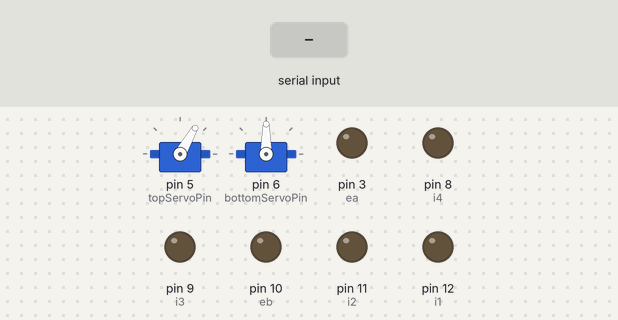
This sketch was run on a simulated Arduino Uno, built with avr-gcc and run on an emulated ATmega328P. On the bench: 2 × servo, output pins drawn as LEDs (lit = HIGH). The test bench sets the inputs (shaded band).

Above: at 1.3 s.
1.4 s: "30,150,10\n" received over Serial
At 3.9 s:
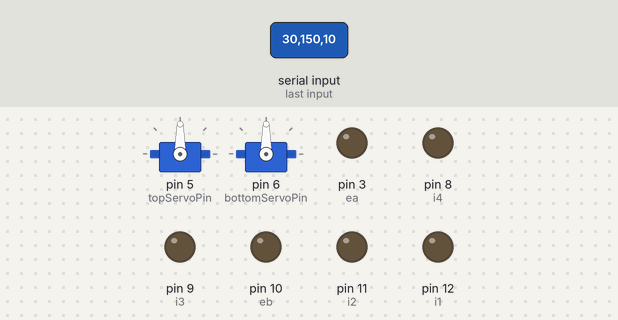
4.2 s: "90,45,200\n" received over Serial
At 5.31 s:
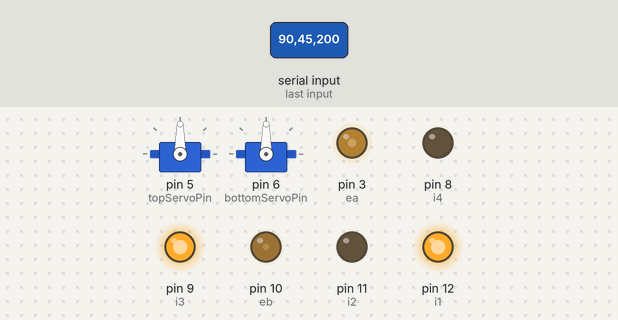
6.9 s: "90,45,200,10\n" received over Serial
At 8.4 s:
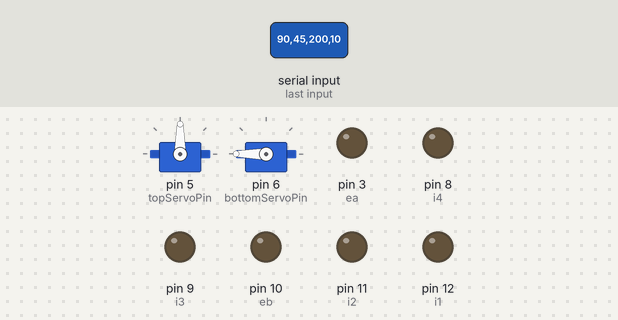
8.7 s: "30,150\n" received over Serial
At 10.75 s:
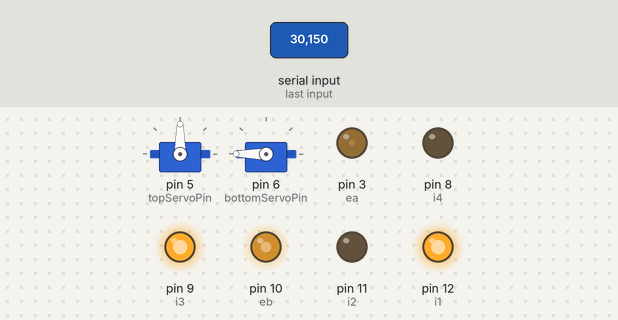
11.7 s: "1,90\n" received over Serial
At 13.75 s:
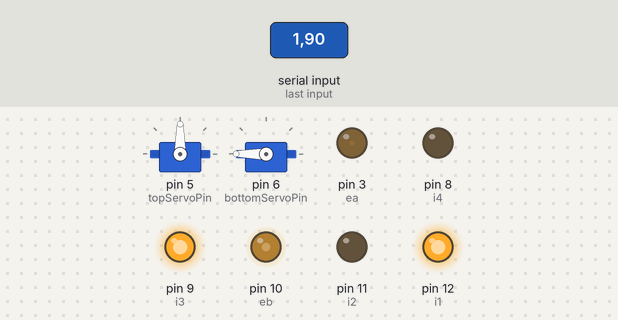
14.7 s: "90,45\n" received over Serial
At 16.75 s:
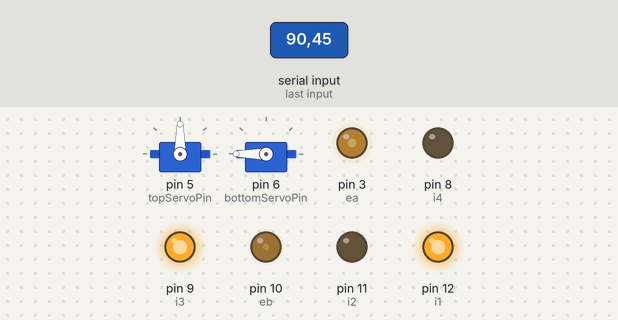
Timing chart, 0 to 18.3 s (numbered marks = the images above; inputs shaded):
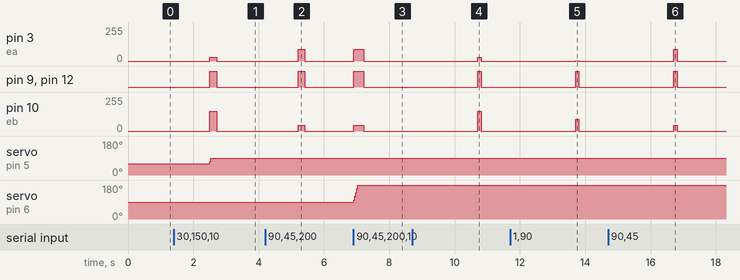

Measured:
- after the input at 1.4 s, pin 3 (ea): 0/255 → 30/255 after 1.1 s, → 0/255 0.21 s later; pin 9 (i3), pin 12 (i1): LOW → HIGH after 1.1 s, → LOW 0.21 s later; pin 10 (eb): 0/255 → 150/255 after 1.1 s, → 0/255 0.21 s later; servo on pin 5 (topServoPin): 60° → 90° after 1.1 s
- after the input at 4.2 s, pin 3 (ea): 0/255 → 90/255 after 1.0 s, → 0/255 0.20 s later; pin 9 (i3), pin 12 (i1): LOW → HIGH after 1.0 s, → LOW 0.20 s later; pin 10 (eb): 0/255 → 45/255 after 1.0 s, → 0/255 0.20 s later
- after the input at 6.9 s, pin 3 (ea): 0/255 → 90/255 at once, → 0/255 0.30 s later; pin 9 (i3), pin 12 (i1): LOW → HIGH at once, → LOW 0.30 s later; pin 10 (eb): 0/255 → 45/255 at once, → 0/255 0.30 s later; servo on pin 6 (bottomServoPin): 90° → 180° at once
- after the input at 8.7 s, pin 3 (ea): 0/255 → 30/255 after 2.0 s, → 0/255 0.11 s later; pin 9 (i3), pin 12 (i1): LOW → HIGH after 2.0 s, → LOW 0.11 s later; pin 10 (eb): 0/255 → 150/255 after 2.0 s, → 0/255 0.11 s later
- after the input at 11.7 s, pin 3 (ea): 0/255 → 1/255 after 2.0 s, → 0/255 0.09 s later; pin 9 (i3), pin 12 (i1): LOW → HIGH after 2.0 s, → LOW 0.09 s later; pin 10 (eb): 0/255 → 90/255 after 2.0 s, → 0/255 0.09 s later
- after the input at 14.7 s, pin 3 (ea): 0/255 → 90/255 after 2.0 s, → 0/255 0.11 s later; pin 9 (i3), pin 12 (i1): LOW → HIGH after 2.0 s, → LOW 0.11 s later; pin 10 (eb): 0/255 → 45/255 after 2.0 s, → 0/255 0.11 s later

The sketch:

robot_ino.ino
```cpp
#include <MsTimer2.h>
#include <Servo.h>

int timeDone = -1;

int ea = 3;
int i1 = 12;
int i2 = 11;

int eb = 10;
int i3 = 9;
int i4 = 8;

int topServoPin = 5;
int bottomServoPin = 6;

char inputType;
Servo topServo;
Servo bottomServo;
int topAngleDelta = 0;
int bottomAngleDelta = 0;


void setup() {
  pinMode(ea, OUTPUT);
  pinMode(eb, OUTPUT);
  pinMode(i1, OUTPUT);
  pinMode(i2, OUTPUT);
  pinMode(i3, OUTPUT);
  pinMode(i4, OUTPUT);

  topServo.attach(topServoPin);
  bottomServo.attach(bottomServoPin);
  topServo.write(60);
  bottomServo.write(90);

  // put your setup code here, to run once:
  MsTimer2::set(300,timeIsr);
  MsTimer2::start();
  Serial.begin(9600);
}

void loop() {
  if(timeDone == 1){
    timeDone = 2;
    processCommand();
    timeDone = -1;
  }
  moveServo(topAngleDelta, bottomAngleDelta);
  delay(15);
}

void timeIsr() {
  if(timeDone == -1){
    timeDone = 1;
  }
}

void processCommand(){
  int leftSpeed  = 0;
  int rightSpeed = 0;
  topAngleDelta = 0;
  bottomAngleDelta = 0;

  if(Serial.available()){
    leftSpeed = Serial.parseInt();
    char delimiter = Serial.read();
    rightSpeed = Serial.parseInt();
    char terminator = Serial.read();
    // servo
    topAngleDelta = Serial.parseInt();
    delimiter = Serial.read();
    bottomAngleDelta = Serial.parseInt();
    terminator = Serial.read();
  }

//  Serial.print("left: ");
//  Serial.println(leftSpeed);
//  Serial.print("right: ");
//  Serial.println(rightSpeed);
//  long time = millis();
    setSpeed(leftSpeed, rightSpeed);
//  long time1 = millis();
//  Serial.println(time1 - time);


}

void moveServo(int top, int bottom){
  int topAfterChange = topServo.read() + top;
  int bottomAfterChange = bottomServo.read() + bottom;

  if(top !=0 && topAfterChange >= 30 && topAfterChange <= 90){
    topServo.write(topAfterChange);
  }
  if(bottom !=0 && bottomAfterChange >= 0 && bottomAfterChange <= 180){
    bottomServo.write(bottomAfterChange);
  }

}

void setSpeed(int left, int right){
  analogWrite(ea, abs(left));
  analogWrite(eb, abs(right));
  if(left > 0 ){
    leftForward();
  }else if (left < 0){
    leftBackward();
  }else{
    leftStop();
  }
  if(right > 0 ){
    rightForward();
  }else if (right < 0){
    rightBackward();
  }else{
    rightStop();
  }

}

void forward() {
  leftForward();
  rightForward();
}

void backward() {
  leftBackward();
  rightBackward();
}

void left() {
  leftBackward();
  rightForward();
}

void right() {
  leftForward();
  rightBackward();
}

void leftForward() {
  digitalWrite(i1, HIGH);
  digitalWrite(i2, LOW);
}

void leftBackward() {
  digitalWrite(i2, HIGH);
  digitalWrite(i1, LOW);
}

void rightForward() {
  digitalWrite(i3, HIGH);
  digitalWrite(i4, LOW);
}

void rightBackward() {
  digitalWrite(i4, HIGH);
  digitalWrite(i3, LOW);
}

void leftStop(){
  digitalWrite(i1, LOW);
  digitalWrite(i2, LOW);
}

void rightStop(){
  digitalWrite(i3, LOW);
  digitalWrite(i4, LOW);
}
```
